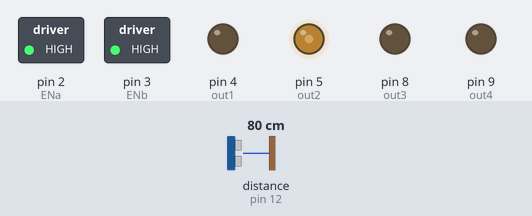
The sketch below on a simulated Arduino Uno, built with avr-gcc and run on an emulated ATmega328P. On the bench: switched loads named in the sketch (green lamp = pin HIGH), output pins drawn as LEDs (lit = HIGH). Wiring (inferred from the names in the program): ultrasonic range finder: trigger pin 11; echo pin 12. Dashed ring = blinking. The test bench sets the inputs (shaded band); at power-on: distance to the obstacle (sensor on pin 12) 80 cm. The echo pulse lasts 58.3 µs per cm; pins used as bus, display or sensor lines are not drawn.

Above: at 1.2 s.
1.3 s: distance to the obstacle (sensor on pin 12) set to 57 cm
2.8 s: distance to the obstacle (sensor on pin 12) set to 48 cm
At 3.05 s:
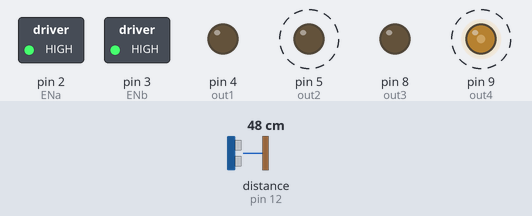
5.8 s: distance to the obstacle (sensor on pin 12) set to 60 cm
At 6.3 s:
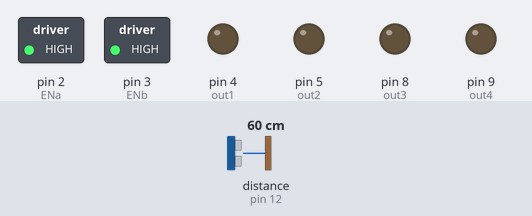
Timing chart, 0 to 8.8 s (numbered marks = the images above; inputs shaded):
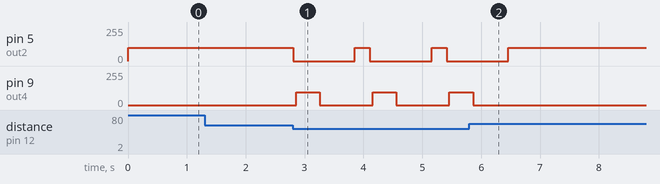

Measured:
- the behaviour switches between 52 and 51 cm on distance to the obstacle (sensor on pin 12) (found by bisection; images 0 and 1)
- after the input at 1.3 s, every drawn part: stays the same
- after the input at 2.8 s, pin 5 (out2): alternates 100/255 for 0.25 s and 0/255 for 1.1 s, starting at once; pin 9 (out4): alternates 95/255 for 0.40 s and 0/255 for 0.90 s, starting after 0.05 s
- after the input at 5.8 s, pin 5 (out2): goes on until 6.5 s, then stays 100/255; pin 9 (out4): goes on until 5.9 s, then stays 0/255

The sketch:

RC_car.ino
```cpp
#define Line_Following 3
#define Obstacle_Avoiding 5

//Macro to choose between the 2 modes of operation
#define mode  Obstacle_Avoiding


//Duty cycles of the pwm signals for both motors
//The right motor's duty cylce is higher because it is a less powerful motor
#define pwm_R 20 * mode
#define pwm_L 19 * mode

//Enum to indicate the robot's direction
enum move
{
	STOP	      = 0,
	FORWARD       = 1,
	BACKWARD      = 2,
	RIGHT	      = 3,
	LEFT          = 4
};

//Right motor enable pin
int ENa  = 2;

//Left motor enable pin
int ENb  = 3;

//Right motor control pins
int out1 = 4;
int out2 = 5;

//Left motor control pins
int out3 = 8;
int out4 = 9;

//IR sensors pins
int pinIR_R = 6;
int pinIR_L = 7;

//Variables to indicate the output of the IR sensors
int IRvalue_R = 0;
int IRvalue_L = 0;

//Ultrasonic sensor Trigger pin
int trigPin = 11;

//Ultrasonic sensor Echo pin
int echoPin = 12;

//Variable to indicate the duration taken by the ultrasonic wave to reach the object
int duration;

//Variable to indicate the distance beteen the robot and the object
int distance;

//A flag to help in controlling the robot in the obstacle avoiding mode
int flag = 0;

//Prototype for MoveRobot function
void MoveRobot (char moveCommand);

void setup()
{
  //Specify the 2 outputs of the IR sensors as inputs to the microcontroller
  pinMode(pinIR_R,INPUT);
  pinMode(pinIR_L,INPUT);

  //Specify the Trigger pin of the ultrasonic sensor as output from the microcontroller
  pinMode(trigPin, OUTPUT);
  //Specify the Echo pin of the ultrasonic sensor as input to the microcontroller
  pinMode(echoPin, INPUT);

  //Specify the Enable pins of the motor driver as outputs from the microcontroller
  pinMode(ENa, OUTPUT);
  pinMode(ENb, OUTPUT);
  //Specify the Control pins of the motor driver as outputs from the microcontroller
  pinMode(out1, OUTPUT);
  pinMode(out2, OUTPUT);
  pinMode(out3, OUTPUT);
  pinMode(out4, OUTPUT);

  //Enable the 2 motors
  digitalWrite(ENa, HIGH);
  digitalWrite(ENb, HIGH);
}

void loop()
{
  #if (mode == Obstacle_Avoiding)

  //Obstacle avoiding code

  //Send a pulse of width 100 microseconds to the Trigger pin of the ultrasonic sensor
  digitalWrite(trigPin, LOW);
  delayMicroseconds(5);
  digitalWrite(trigPin, HIGH);
  delayMicroseconds(10);
  digitalWrite(trigPin, LOW);

  //Calculate the duration in microseconds for the pulse recieved on the Echo pin of the ultrasonic sensor
  duration = pulseIn(echoPin, HIGH);

  //Calculate the distance in cm between the robot and the obstacle by diving the duration by 2 then multiplying it by the sound velocity
  //The duration is divided by 2 as it is for the ultrasonic waves to be sent and then recieved
  distance = (duration / 2) / 29.1;     // Divide by 29.1 or multiply by 0.0343 (the velocity of sound in air in cm/microsecond)

  //If the obstacle is too far, continue moving forward
  if (distance > 50)
  {
    MoveRobot(FORWARD);
  }

  //If there is an obstacle move to the right for three times and if there is still an obstacle move to the left
  else if (flag < 3)
  {
    MoveRobot(STOP);
    delay(50);
    MoveRobot(BACKWARD);
    delay(400);
    MoveRobot(RIGHT);
    delay(600);
    MoveRobot(FORWARD);
  }

  else
  {
    MoveRobot(STOP);
    delay(50);
    MoveRobot(BACKWARD);
    delay(400);
    MoveRobot(LEFT);
    delay(600);
    MoveRobot(FORWARD);
  }

  //Move forward for 250 ms every time
  delay(250);

  #else

  //line following code

  //read the outputs of the 2 IR sensors
  //1 indicates the presence of a black line, 0 indicates the absence of black line
  IRvalue_R = digitalRead(pinIR_R);
  IRvalue_L = digitalRead(pinIR_L);

  //If there is no black line detected, then move forward
  if (IRvalue_R == 0 && IRvalue_L == 0)
  {
    MoveRobot(FORWARD);
  }

  //If the right sensor detects a black line, then turn right
  else if (IRvalue_R == 1 && IRvalue_L == 0)
  {
    MoveRobot(RIGHT);
    delay(25);
    MoveRobot(FORWARD);
  }

  //If the left sensor detects a black line, then turn left
  else if (IRvalue_R == 0 && IRvalue_L == 1)
  {
    MoveRobot(LEFT);
    delay(25);
    MoveRobot(FORWARD);
  }

  //If both sensors detect black line, then stop for 1 minute (it means you reached the end line)
  else if (IRvalue_R == 0 && IRvalue_L == 0)
  {
    MoveRobot(STOP);
    delay(60000);
  }

  #endif
}

//Function to move the robot in the specified direction
//Motors' speed are controlled using pwm signals
void MoveRobot (char moveCommand)
{
  switch (moveCommand)
  {
  case STOP:
    digitalWrite(out1, LOW);
    digitalWrite(out2, LOW);
    digitalWrite(out3, LOW);
    digitalWrite(out4, LOW);
    break;
  case BACKWARD:
    analogWrite(out1, pwm_R);
    digitalWrite(out2, LOW);
    digitalWrite(out3, LOW);
    analogWrite(out4, pwm_L);
    break;
  case FORWARD:
    digitalWrite(out1, LOW);
    analogWrite(out2, pwm_R);
    analogWrite(out3, pwm_L);
    digitalWrite(out4, LOW);
    break;
  case RIGHT:
    digitalWrite(out1, LOW);
    digitalWrite(out2, LOW);
    analogWrite(out3, pwm_L);
    digitalWrite(out4, LOW);
    flag++;
    break;
  case LEFT:
    digitalWrite(out1, LOW);
    analogWrite(out2, pwm_R);
    digitalWrite(out3, LOW);
    digitalWrite(out4, LOW);
    flag = 0;
    break;
  }
}
```
